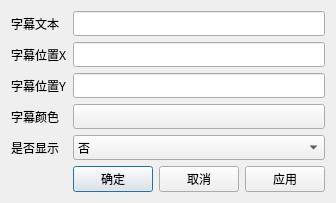
<?xml version="1.0" encoding="UTF-8"?>
<ui version="4.0">
 <class>BCSettingSubTitlesDlg</class>
 <widget class="QDialog" name="BCSettingSubTitlesDlg">
  <property name="geometry">
   <rect>
    <x>0</x>
    <y>0</y>
    <width>317</width>
    <height>190</height>
   </rect>
  </property>
  <property name="windowTitle">
   <string>Dialog</string>
  </property>
  <layout class="QGridLayout" name="gridLayout">
   <item row="0" column="0">
    <widget class="QLabel" name="label">
     <property name="font">
      <font>
       <family>微软雅黑</family>
      </font>
     </property>
     <property name="text">
      <string>字幕文本</string>
     </property>
    </widget>
   </item>
   <item row="1" column="0">
    <widget class="QLabel" name="label_2">
     <property name="font">
      <font>
       <family>微软雅黑</family>
      </font>
     </property>
     <property name="text">
      <string>字幕位置X</string>
     </property>
    </widget>
   </item>
   <item row="2" column="0">
    <widget class="QLabel" name="label_5">
     <property name="font">
      <font>
       <family>微软雅黑</family>
      </font>
     </property>
     <property name="text">
      <string>字幕位置Y</string>
     </property>
    </widget>
   </item>
   <item row="3" column="0">
    <widget class="QLabel" name="label_3">
     <property name="font">
      <font>
       <family>微软雅黑</family>
      </font>
     </property>
     <property name="text">
      <string>字幕颜色</string>
     </property>
    </widget>
   </item>
   <item row="4" column="0">
    <widget class="QLabel" name="label_4">
     <property name="font">
      <font>
       <family>微软雅黑</family>
      </font>
     </property>
     <property name="text">
      <string>是否显示</string>
     </property>
    </widget>
   </item>
   <item row="5" column="0">
    <spacer name="horizontalSpacer">
     <property name="orientation">
      <enum>Qt::Horizontal</enum>
     </property>
     <property name="sizeHint" stdset="0">
      <size>
       <width>49</width>
       <height>20</height>
      </size>
     </property>
    </spacer>
   </item>
   <item row="5" column="1">
    <widget class="QPushButton" name="m_pOkBtn">
     <property name="font">
      <font>
       <family>微软雅黑</family>
      </font>
     </property>
     <property name="text">
      <string>确定</string>
     </property>
    </widget>
   </item>
   <item row="5" column="2">
    <widget class="QPushButton" name="m_pCancelBtn">
     <property name="font">
      <font>
       <family>微软雅黑</family>
      </font>
     </property>
     <property name="text">
      <string>取消</string>
     </property>
    </widget>
   </item>
   <item row="5" column="3">
    <widget class="QPushButton" name="m_pApplyBtn">
     <property name="font">
      <font>
       <family>微软雅黑</family>
      </font>
     </property>
     <property name="text">
      <string>应用</string>
     </property>
    </widget>
   </item>
   <item row="4" column="1" colspan="3">
    <widget class="QComboBox" name="m_pVisibleCombBox">
     <property name="font">
      <font>
       <family>微软雅黑</family>
      </font>
     </property>
     <item>
      <property name="text">
       <string>否</string>
      </property>
     </item>
     <item>
      <property name="text">
       <string>是</string>
      </property>
     </item>
    </widget>
   </item>
   <item row="3" column="1" colspan="3">
    <widget class="QPushButton" name="m_pColorBtn">
     <property name="font">
      <font>
       <family>微软雅黑</family>
      </font>
     </property>
     <property name="text">
      <string/>
     </property>
    </widget>
   </item>
   <item row="2" column="1" colspan="3">
    <widget class="QLineEdit" name="m_pPosYLineEdit">
     <property name="font">
      <font>
       <family>微软雅黑</family>
      </font>
     </property>
    </widget>
   </item>
   <item row="1" column="1" colspan="3">
    <widget class="QLineEdit" name="m_pPosXLineEdit">
     <property name="font">
      <font>
       <family>微软雅黑</family>
      </font>
     </property>
    </widget>
   </item>
   <item row="0" column="1" colspan="3">
    <widget class="QLineEdit" name="m_pTextLineEdit">
     <property name="font">
      <font>
       <family>微软雅黑</family>
      </font>
     </property>
    </widget>
   </item>
  </layout>
 </widget>
 <tabstops>
  <tabstop>m_pTextLineEdit</tabstop>
  <tabstop>m_pPosXLineEdit</tabstop>
  <tabstop>m_pPosYLineEdit</tabstop>
  <tabstop>m_pColorBtn</tabstop>
  <tabstop>m_pVisibleCombBox</tabstop>
  <tabstop>m_pOkBtn</tabstop>
  <tabstop>m_pCancelBtn</tabstop>
  <tabstop>m_pApplyBtn</tabstop>
 </tabstops>
 <resources/>
 <connections/>
</ui>
